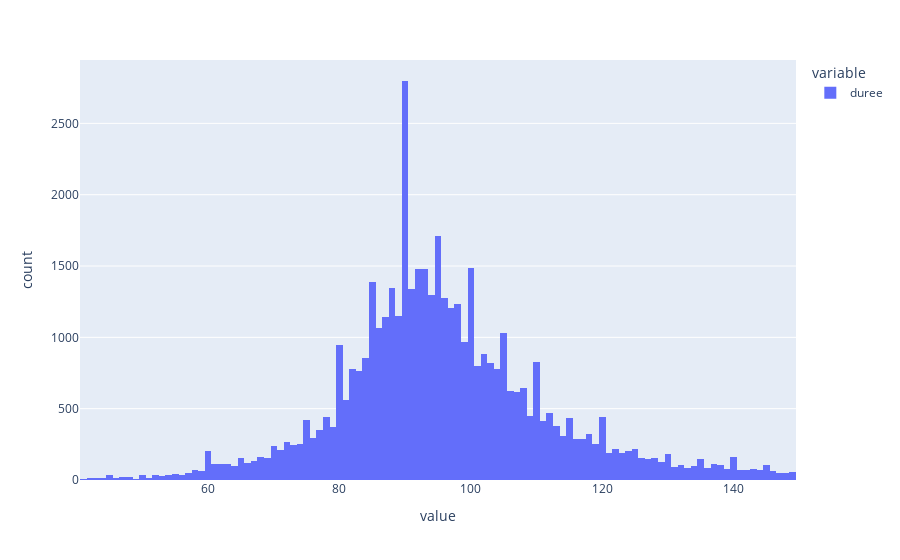

Source (notebook cell):
### Markdown cell above
# duree

### Code cell
dfduree = dfnumVotes.sort_values(by=['duree'])
dfduree = dfduree[dfduree['duree'] < 150]
dfduree = dfduree[dfduree['duree'] > 40]

print(len(dfduree))

px.histogram(dfduree["duree"])

### Figure 1 — Plotly figure (JSON) as saved in the notebook; plotly's stock layout.template omitted (floating-point values rounded to 4 significant figures; data arrays with more than 128 entries replaced by an {"elided": "..."} marker saying what was removed)
{"data": [{"alignmentgroup": "True", "bingroup": "x", "hovertemplate": "variable=duree<br>value=%{x}<br>count=%{y}<extra></extra>", "legendgroup": "duree", "marker": {"color": "#636efa", "pattern": {"shape": ""}}, "name": "duree", "offsetgroup": "duree", "orientation": "v", "showlegend": true, "type": "histogram", "x": {"elided": "45780 int values"}, "xaxis": "x", "yaxis": "y"}], "layout": {"barmode": "relative", "legend": {"title": {"text": "variable"}, "tracegroupgap": 0}, "margin": {"t": 60}, "xaxis": {"anchor": "y", "domain": [0, 1], "title": {"text": "value"}}, "yaxis": {"anchor": "x", "domain": [0, 1], "title": {"text": "count"}}}}
